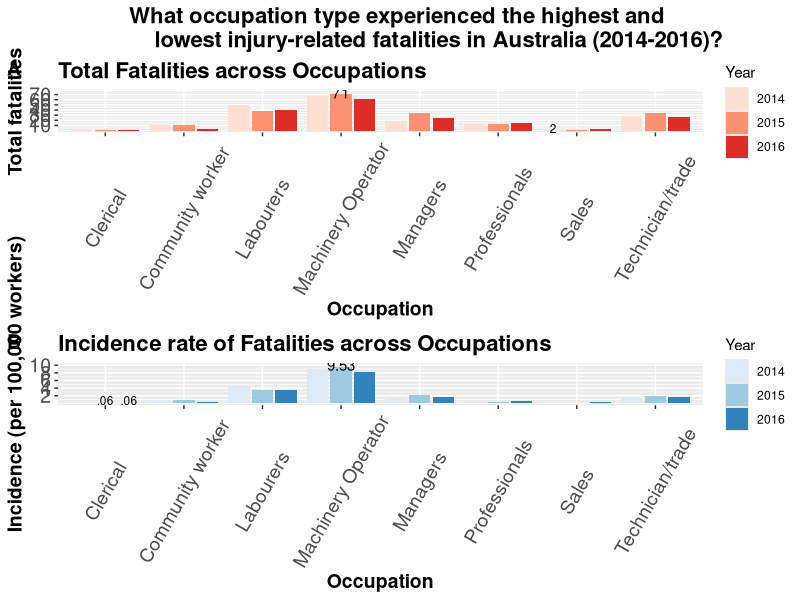

Write the R code that produced this figure.
## ---- chunk 1
library(readxl)
library(openxlsx)
library(tidyr)
library(dplyr)
library(ggplot2)
library(reshape2)
library(RColorBrewer)
library(cowplot)
library(formatR)
library(knitr)
opts_chunk$set(tidy.opts=list(width.cutoff=60),tidy=TRUE)
## ---- chunk 2
#load table

injuries <- read_excel("traumatic_injuries.xlsx", range = "A5:K57")
total_fatalities <- injuries[,1:6]
colnames(total_fatalities) <- c("Occupation", total_fatalities[1, 2:6])
total_fatalities <- total_fatalities[-1,]

#Take only last three years statistics and only the occupation groups
total_subset <- total_fatalities %>% select(Occupation, `2014`, `2015`, `2016`)
total_groups <- total_subset %>% filter(Occupation %in% c("Machinery Operators and Drivers", "Labourers", "Technicians and Trades Workers", "Managers", "Professionals", "Community and Personal Service Workers", "Sales Workers", "Clerical and Administrative Workers"))

#Convert from wide to long format data
total_groups <- reshape2::melt(total_groups, id.vars ="Occupation", variable.name = "Year", value.name = "Total fatalities")

## ---- chunk 3
#take last 3 years of incidence statistics

incidence <- injuries[,c(1, 9:11)]
colnames(incidence) <- c("Occupation", "2014", "2015", "2016")
incidence <- incidence[-1,]

#Take only the occupation groups
incidence <- incidence %>% filter(Occupation %in% c("Machinery Operators and Drivers", "Labourers", "Technicians and Trades Workers", "Managers", "Professionals", "Community and Personal Service Workers", "Sales Workers", "Clerical and Administrative Workers"))

#Convert from wide to long format data
incidence_groups <- reshape2::melt(incidence, id.vars ="Occupation", variable.name = "Year", value.name = "Incidence rate")

## ---- chunk 4

merged_injuries <- cbind(total_groups, incidence = round(incidence_groups[,3], digits = 2))
merged_injuries$Occupation <- as.factor(merged_injuries$Occupation)
merged_injuries$Occupation <- factor(merged_injuries$Occupation, labels = c("Clerical", "Community worker", "Labourers", "Machinery Operator", "Managers", "Professionals", "Sales", "Technician/trade"))


## ---- chunk 5
#Section 1: fatalities

Fatalities <- ggplot(data = merged_injuries, aes(x = Occupation, y = `Total fatalities`), fill = Year) 

Fatalities2 <- Fatalities + geom_col(position = "dodge2", aes(fill = Year)) + theme(axis.text.x=element_text(angle = 60, vjust = 0.5)) + scale_fill_manual(values = colorRampPalette(brewer.pal(3, "Reds"))(3))

Fatalities3 <- Fatalities2 + scale_y_continuous(breaks=1:7*10)

Fatalities4 <- Fatalities3 + labs(title = "Total Fatalities across Occupations", x = "Occupation", y = "Total fatalities") + annotate("text", x = 6.7, y = 4, label = "2", size = 3, face = "bold") + annotate("text", x = 4, y = 74, label = "71") + theme(plot.title = element_text(size = 16, face = "bold"), axis.text = element_text(size = 14), axis.title = element_text(size = 14, face = "bold"))

## ---- chunk 6
#Section 2: incidence

Incidence <- ggplot(data = merged_injuries, aes(x = Occupation, y = incidence), fill = Year) 

Incidence2 <- Incidence + geom_col(position = "dodge2", aes(fill = Year)) + theme(axis.text.x=element_text(angle = 60, vjust = 0.5)) + scale_fill_manual(values = colorRampPalette(brewer.pal(3, "Blues"))(3))

Incidence3 <- Incidence2 + scale_y_continuous(breaks=2*1.0:5.0)

Incidence4 <- Incidence3 + labs(title = "Incidence rate of Fatalities across Occupations", x = "Occupation", y = "Incidence (per 100,000 workers)") + annotate("text", x = c(1.0,1.3), y = c(.75,0.75), label = c(".06", ".06"), size = 3, face = "bold") + annotate("text", x = 4, y = 10, label = "9.53", size = 3.8) + theme(plot.title = element_text(size = 16, face = "bold"), axis.text = element_text(size = 14), axis.title = element_text(size = 14, face = "bold"))

## ---- chunk 7
# Unify the plot sections together

title_theme <- ggdraw() +
  draw_label("What occupation type experienced the highest and 
             lowest injury-related fatalities in Australia (2014-2016)?",
             fontface = "bold", size = 16)

p <- plot_grid(Fatalities4,
          Incidence4,
          labels = c('A', 'B'),
          nrow = 2)

plot_grid(title_theme, p, ncol = 1, rel_heights = c(0.1,1))
